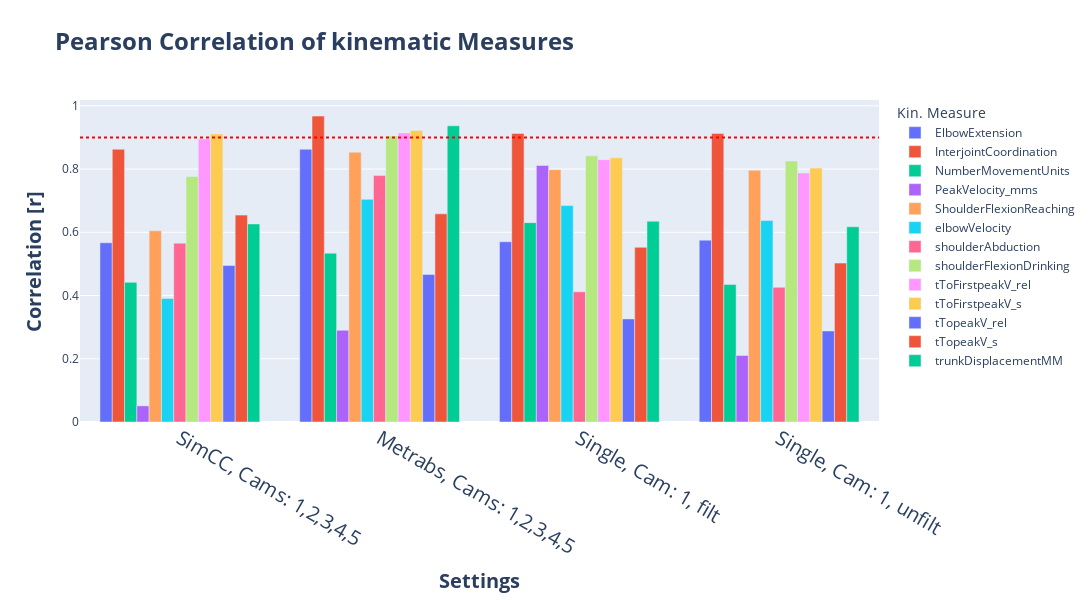

The notebook cell this image was saved under:
### Code cell
fig = px.bar(df_plot[df_plot['id_s'].isin(idx_s_reduced)], x='id_s_name', y='correlation', color='measure', title=f'Pearson Correlation', labels={'correlation': 'Pearson Correlation', 'id_s': 'Subject ID', 'measure': 'Kin. Measure'},
             template = 'plotly', barmode="group")

fig.add_hline(y=0.9, line_dash='dot', line_color='red', name = 'minimum correlation')

fig.update_layout(title= dict(text=f'<b>Pearson Correlation of kinematic Measures<b>', font=dict(size=24)) ,
                  xaxis_title = dict(text=f'<b>Settings<b>', font=dict(size=20)),
                  yaxis_title = dict(text=f'<b>Correlation [r]<b>', font=dict(size=20)),
                  xaxis = dict(tickfont=dict(size=20)),
                  width = 1300, height = 600,
          )

fig.show()

os.makedirs(os.path.join(dir_plots_cat, '04_correlation'), exist_ok=True)

path = os.path.join(dir_plots_cat, '04_correlation', f'pearson_corr_reduced.html')
fig.write_html(path)

path = os.path.join(dir_plots_cat, '04_correlation', f'pearson_corr_reduced.png')
fig.write_image(path, scale = 5)

### Figure 1 — Plotly figure (JSON) as saved in the notebook; plotly's stock layout.template omitted (floating-point values rounded to 4 significant figures)
{"data": [{"alignmentgroup": "True", "hovertemplate": "Kin. Measure=ElbowExtension<br>id_s_name=%{x}<br>Pearson Correlation=%{y}<extra></extra>", "legendgroup": "ElbowExtension", "marker": {"color": "#636efa", "pattern": {"shape": ""}}, "name": "ElbowExtension", "offsetgroup": "ElbowExtension", "orientation": "v", "showlegend": true, "textposition": "auto", "x": ["SimCC, Cams: 1,2,3,4,5", "Metrabs, Cams: 1,2,3,4,5", "Single, Cam: 1, filt", "Single, Cam: 1, unfilt"], "xaxis": "x", "y": [0.5668, 0.8626, 0.5701, 0.5751], "yaxis": "y", "type": "bar"}, {"alignmentgroup": "True", "hovertemplate": "Kin. Measure=InterjointCoordination<br>id_s_name=%{x}<br>Pearson Correlation=%{y}<extra></extra>", "legendgroup": "InterjointCoordination", "marker": {"color": "#EF553B", "pattern": {"shape": ""}}, "name": "InterjointCoordination", "offsetgroup": "InterjointCoordination", "orientation": "v", "showlegend": true, "textposition": "auto", "x": ["SimCC, Cams: 1,2,3,4,5", "Metrabs, Cams: 1,2,3,4,5", "Single, Cam: 1, filt", "Single, Cam: 1, unfilt"], "xaxis": "x", "y": [0.8626, 0.9675, 0.9127, 0.9128], "yaxis": "y", "type": "bar"}, {"alignmentgroup": "True", "hovertemplate": "Kin. Measure=NumberMovementUnits<br>id_s_name=%{x}<br>Pearson Correlation=%{y}<extra></extra>", "legendgroup": "NumberMovementUnits", "marker": {"color": "#00cc96", "pattern": {"shape": ""}}, "name": "NumberMovementUnits", "offsetgroup": "NumberMovementUnits", "orientation": "v", "showlegend": true, "textposition": "auto", "x": ["SimCC, Cams: 1,2,3,4,5", "Metrabs, Cams: 1,2,3,4,5", "Single, Cam: 1, filt", "Single, Cam: 1, unfilt"], "xaxis": "x", "y": [0.4416, 0.534, 0.6305, 0.4352], "yaxis": "y", "type": "bar"}, {"alignmentgroup": "True", "hovertemplate": "Kin. Measure=PeakVelocity_mms<br>id_s_name=%{x}<br>Pearson Correlation=%{y}<extra></extra>", "legendgroup": "PeakVelocity_mms", "marker": {"color": "#ab63fa", "pattern": {"shape": ""}}, "name": "PeakVelocity_mms", "offsetgroup": "PeakVelocity_mms", "orientation": "v", "showlegend": true, "textposition": "auto", "x": ["SimCC, Cams: 1,2,3,4,5", "Metrabs, Cams: 1,2,3,4,5", "Single, Cam: 1, filt", "Single, Cam: 1, unfilt"], "xaxis": "x", "y": [0.05102, 0.2901, 0.8115, 0.2105], "yaxis": "y", "type": "bar"}, {"alignmentgroup": "True", "hovertemplate": "Kin. Measure=ShoulderFlexionReaching<br>id_s_name=%{x}<br>Pearson Correlation=%{y}<extra></extra>", "legendgroup": "ShoulderFlexionReaching", "marker": {"color": "#FFA15A", "pattern": {"shape": ""}}, "name": "ShoulderFlexionReaching", "offsetgroup": "ShoulderFlexionReaching", "orientation": "v", "showlegend": true, "textposition": "auto", "x": ["SimCC, Cams: 1,2,3,4,5", "Metrabs, Cams: 1,2,3,4,5", "Single, Cam: 1, filt", "Single, Cam: 1, unfilt"], "xaxis": "x", "y": [0.6048, 0.8534, 0.7981, 0.7959], "yaxis": "y", "type": "bar"}, {"alignmentgroup": "True", "hovertemplate": "Kin. Measure=elbowVelocity<br>id_s_name=%{x}<br>Pearson Correlation=%{y}<extra></extra>", "legendgroup": "elbowVelocity", "marker": {"color": "#19d3f3", "pattern": {"shape": ""}}, "name": "elbowVelocity", "offsetgroup": "elbowVelocity", "orientation": "v", "showlegend": true, "textposition": "auto", "x": ["SimCC, Cams: 1,2,3,4,5", "Metrabs, Cams: 1,2,3,4,5", "Single, Cam: 1, filt", "Single, Cam: 1, unfilt"], "xaxis": "x", "y": [0.3909, 0.7042, 0.6844, 0.637], "yaxis": "y", "type": "bar"}, {"alignmentgroup": "True", "hovertemplate": "Kin. Measure=shoulderAbduction<br>id_s_name=%{x}<br>Pearson Correlation=%{y}<extra></extra>", "legendgroup": "shoulderAbduction", "marker": {"color": "#FF6692", "pattern": {"shape": ""}}, "name": "shoulderAbduction", "offsetgroup": "shoulderAbduction", "orientation": "v", "showlegend": true, "textposition": "auto", "x": ["SimCC, Cams: 1,2,3,4,5", "Metrabs, Cams: 1,2,3,4,5", "Single, Cam: 1, filt", "Single, Cam: 1, unfilt"], "xaxis": "x", "y": [0.5656, 0.7794, 0.4118, 0.4259], "yaxis": "y", "type": "bar"}, {"alignmentgroup": "True", "hovertemplate": "Kin. Measure=shoulderFlexionDrinking<br>id_s_name=%{x}<br>Pearson Correlation=%{y}<extra></extra>", "legendgroup": "shoulderFlexionDrinking", "marker": {"color": "#B6E880", "pattern": {"shape": ""}}, "name": "shoulderFlexionDrinking", "offsetgroup": "shoulderFlexionDrinking", "orientation": "v", "showlegend": true, "textposition": "auto", "x": ["SimCC, Cams: 1,2,3,4,5", "Metrabs, Cams: 1,2,3,4,5", "Single, Cam: 1, filt", "Single, Cam: 1, unfilt"], "xaxis": "x", "y": [0.7767, 0.9046, 0.8417, 0.8255], "yaxis": "y", "type": "bar"}, {"alignmentgroup": "True", "hovertemplate": "Kin. Measure=tToFirstpeakV_rel<br>id_s_name=%{x}<br>Pearson Correlation=%{y}<extra></extra>", "legendgroup": "tToFirstpeakV_rel", "marker": {"color": "#FF97FF", "pattern": {"shape": ""}}, "name": "tToFirstpeakV_rel", "offsetgroup": "tToFirstpeakV_rel", "orientation": "v", "showlegend": true, "textposition": "auto", "x": ["SimCC, Cams: 1,2,3,4,5", "Metrabs, Cams: 1,2,3,4,5", "Single, Cam: 1, filt", "Single, Cam: 1, unfilt"], "xaxis": "x", "y": [0.8953, 0.9142, 0.8298, 0.7873], "yaxis": "y", "type": "bar"}, {"alignmentgroup": "True", "hovertemplate": "Kin. Measure=tToFirstpeakV_s<br>id_s_name=%{x}<br>Pearson Correlation=%{y}<extra></extra>", "legendgroup": "tToFirstpeakV_s", "marker": {"color": "#FECB52", "pattern": {"shape": ""}}, "name": "tToFirstpeakV_s", "offsetgroup": "tToFirstpeakV_s", "orientation": "v", "showlegend": true, "textposition": "auto", "x": ["SimCC, Cams: 1,2,3,4,5", "Metrabs, Cams: 1,2,3,4,5", "Single, Cam: 1, filt", "Single, Cam: 1, unfilt"], "xaxis": "x", "y": [0.9109, 0.9222, 0.8354, 0.8031], "yaxis": "y", "type": "bar"}, {"alignmentgroup": "True", "hovertemplate": "Kin. Measure=tTopeakV_rel<br>id_s_name=%{x}<br>Pearson Correlation=%{y}<extra></extra>", "legendgroup": "tTopeakV_rel", "marker": {"color": "#636efa", "pattern": {"shape": ""}}, "name": "tTopeakV_rel", "offsetgroup": "tTopeakV_rel", "orientation": "v", "showlegend": true, "textposition": "auto", "x": ["SimCC, Cams: 1,2,3,4,5", "Metrabs, Cams: 1,2,3,4,5", "Single, Cam: 1, filt", "Single, Cam: 1, unfilt"], "xaxis": "x", "y": [0.4951, 0.4668, 0.3261, 0.2881], "yaxis": "y", "type": "bar"}, {"alignmentgroup": "True", "hovertemplate": "Kin. Measure=tTopeakV_s<br>id_s_name=%{x}<br>Pearson Correlation=%{y}<extra></extra>", "legendgroup": "tTopeakV_s", "marker": {"color": "#EF553B", "pattern": {"shape": ""}}, "name": "tTopeakV_s", "offsetgroup": "tTopeakV_s", "orientation": "v", "showlegend": true, "textposition": "auto", "x": ["SimCC, Cams: 1,2,3,4,5", "Metrabs, Cams: 1,2,3,4,5", "Single, Cam: 1, filt", "Single, Cam: 1, unfilt"], "xaxis": "x", "y": [0.6544, 0.6583, 0.5525, 0.5026], "yaxis": "y", "type": "bar"}, {"alignmentgroup": "True", "hovertemplate": "Kin. Measure=trunkDisplacementMM<br>id_s_name=%{x}<br>Pearson Correlation=%{y}<extra></extra>", "legendgroup": "trunkDisplacementMM", "marker": {"color": "#00cc96", "pattern": {"shape": ""}}, "name": "trunkDisplacementMM", "offsetgroup": "trunkDisplacementMM", "orientation": "v", "showlegend": true, "textposition": "auto", "x": ["SimCC, Cams: 1,2,3,4,5", "Metrabs, Cams: 1,2,3,4,5", "Single, Cam: 1, filt", "Single, Cam: 1, unfilt"], "xaxis": "x", "y": [0.6264, 0.9367, 0.6352, 0.6174], "yaxis": "y", "type": "bar"}], "layout": {"xaxis": {"anchor": "y", "domain": [0.0, 1.0], "title": {"text": "<b>Settings<b>", "font": {"size": 20}}, "tickfont": {"size": 20}}, "yaxis": {"anchor": "x", "domain": [0.0, 1.0], "title": {"text": "<b>Correlation [r]<b>", "font": {"size": 20}}}, "legend": {"title": {"text": "Kin. Measure"}, "tracegroupgap": 0}, "title": {"text": "<b>Pearson Correlation of kinematic Measures<b>", "font": {"size": 24}}, "barmode": "group", "shapes": [{"line": {"color": "red", "dash": "dot"}, "name": "minimum correlation", "type": "line", "x0": 0, "x1": 1, "xref": "x domain", "y0": 0.9, "y1": 0.9, "yref": "y"}], "width": 1300, "height": 600}}
